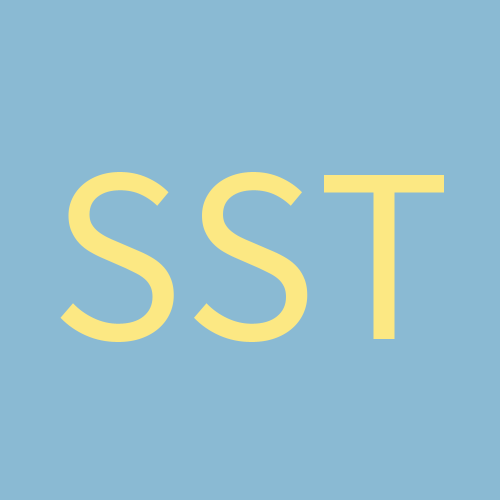
Frame 1 (no input)
Frame 2 (the mouse pressed at the canvas centre, redrawn once): identical to frame 1, image omitted

The Processing sketch that drew this single still picture (run headless with seeded random() and noise(); the mouse was pressed at the canvas centre and the sketch redrawn once):

// Processing sketch: analyze
// ── analyze.pde
final color blue = color(138, 186, 211); // PANTONE PQ-14-4318TCX Sky Blue
final color yellow = color(252, 232, 131); // CRAYOLA Yellow

void setup() {
  size(500, 500);
  noLoop();
}

void draw() {
  background(blue);
  fill(yellow);
  textSize(height/2);
  textAlign(CENTER, CENTER);
  text("SST", 0, 0, width, height);
  save("icon.png");
}
